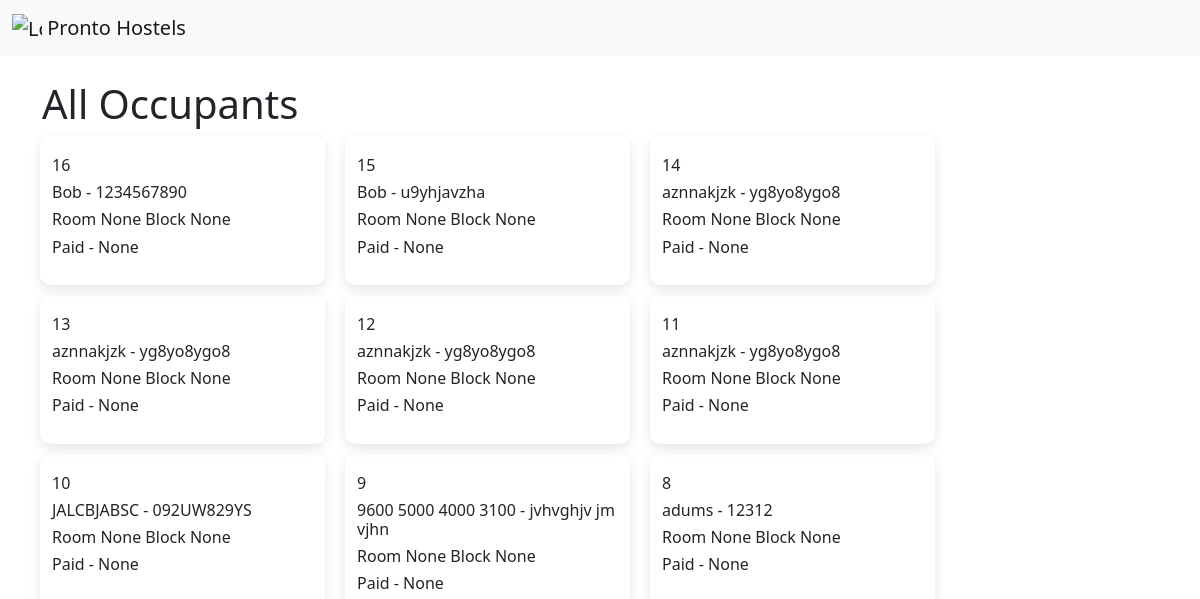
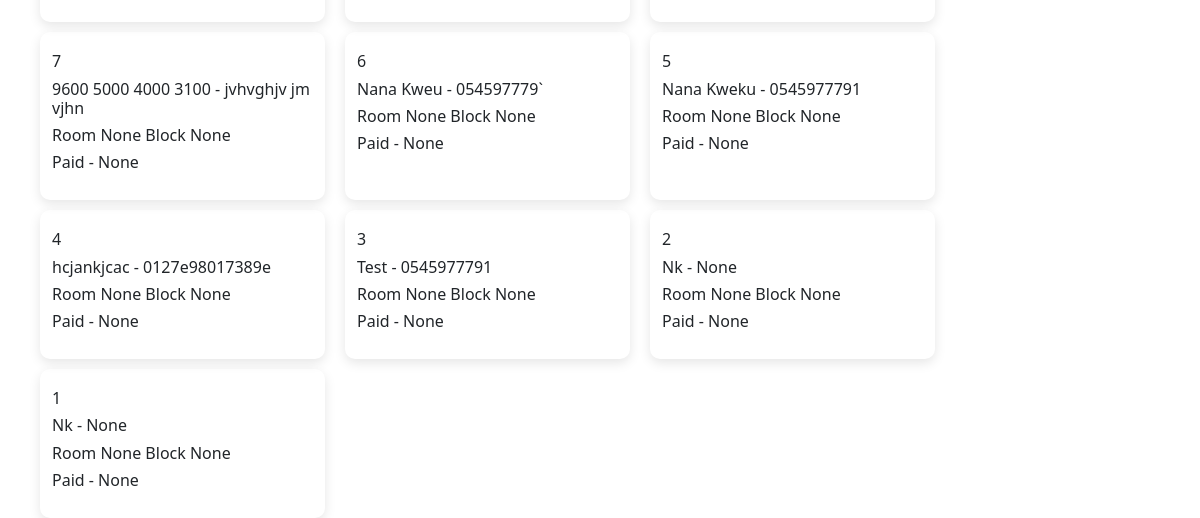
The app's page /occupants, older data (2 pictures, top to bottom).
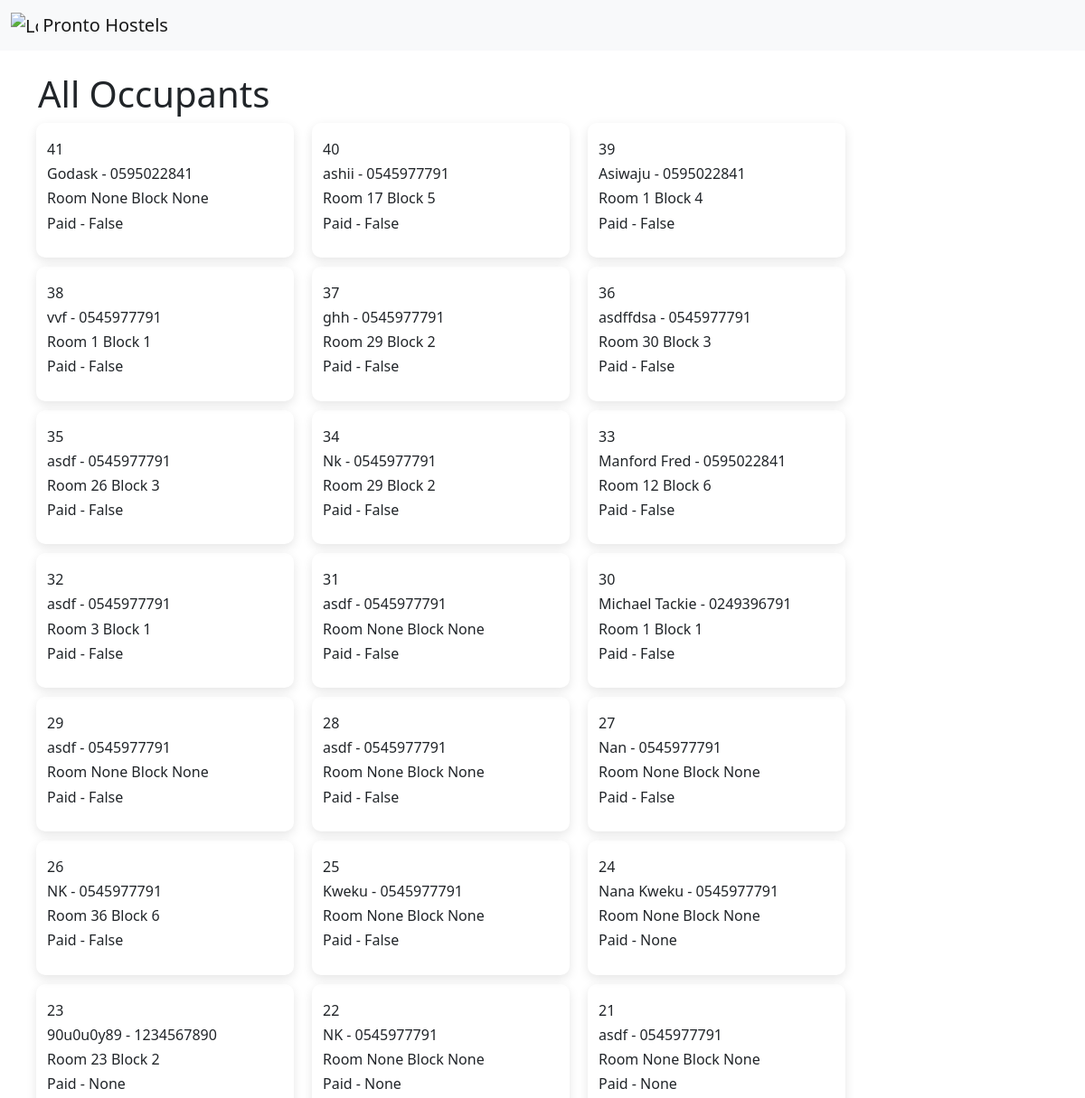
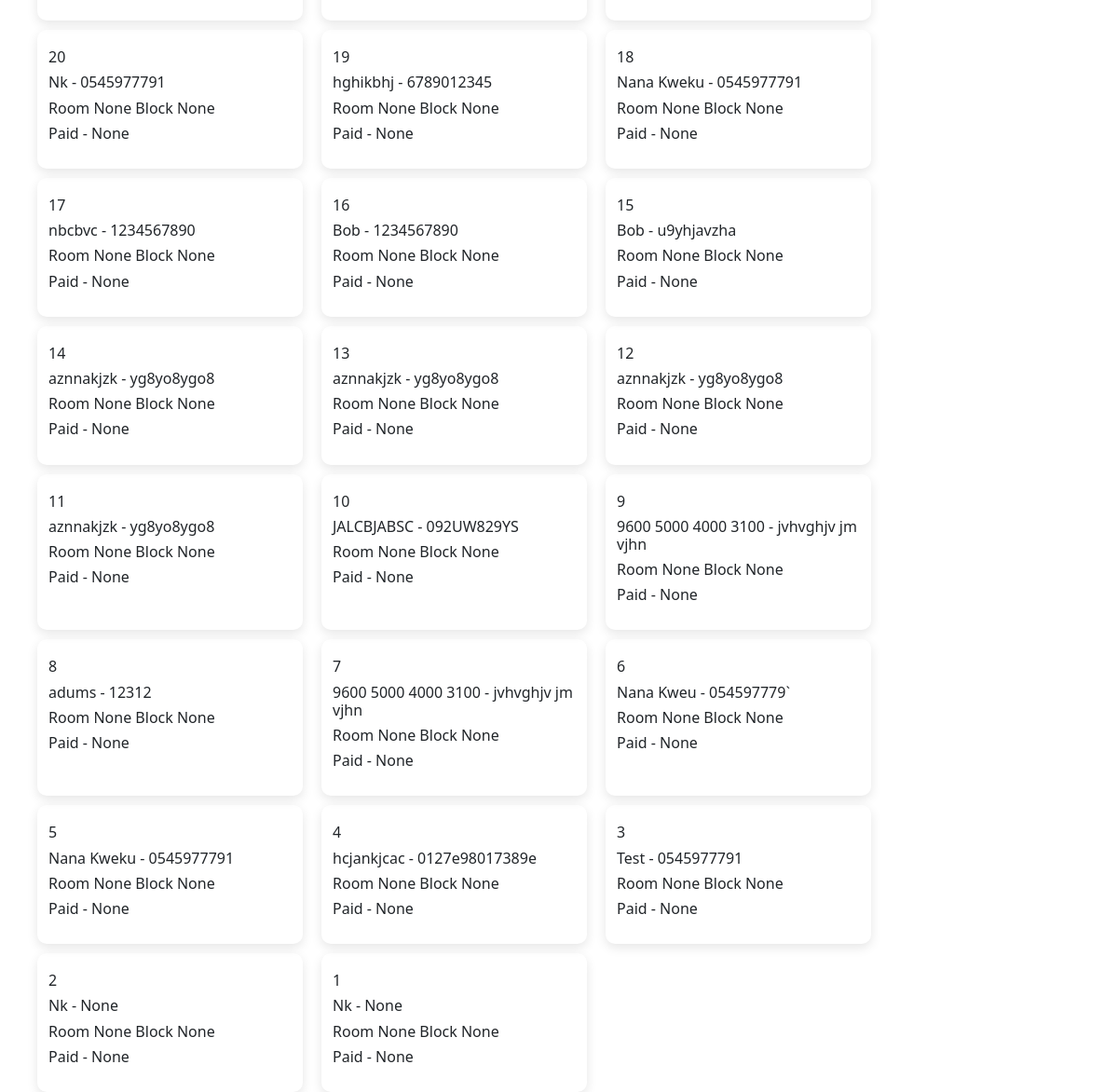
The same page, newer data (2 pictures, top to bottom).
### app.py (models this page shows)
class Occupant(db.Model):
    id = db.Column(db.Integer, primary_key=True)
    name = db.Column(db.String(), nullable=True)
    studentId = db.Column(db.String(), nullable=True)
    phone = db.Column(db.String(), nullable=True)
    course = db.Column(db.String(), nullable=True)
    level = db.Column(db.String(), nullable=True)
    room = db.Column(db.String(), nullable=True)
    block = db.Column(db.String(), nullable=True)
    roomnumber = db.Column(db.String(), nullable=True)
    roomid = db.Column(db.String(), nullable=True)
    roomCost = db.Column(db.Float(), nullable=True, default=0)
    amountPaid = db.Column(db.Float(), nullable=True, default=0)
    due = db.Column(db.Float(), nullable=True)
    paid = db.Column(db.Boolean(), default=False)

### app.py (the view)
@app.route('/occupants', methods=['GET', 'POST'])
def occupants():
    alloccupants = Occupant.query.order_by(Occupant.id.desc()).all()
    return render_template("occupants.html", alloccupants = alloccupants)

### templates/occupants.html
{% extends "layout.html" %}
{% block body %}
<div class="container">
    <h1>All Occupants</h1>
    <div>
        <div class="row">
            {% for o in alloccupants %}
            <div class="col-md-3 col-6 answerCard" >
                    <div>
                            <h6>{{o.id}} </h6>
                            <h6>{{o.name}} - {{o.phone}} </h6>
                            <h6>Room {{o.room}} Block {{o.block}} </h6>
                            <h6>Paid - {{o.paid}} </h6>
                    </div>
                </div>
            {% endfor %}
        </div>
    </div>
</div>
{% endblock %}

### templates/layout.html (shortened to what this page needs)
<!doctype html>
<html lang="en">
<head>
  <link rel="stylesheet" href="{{url_for("static", filename="css/style.css")}}">
  <link href="https://cdn.jsdelivr.net/npm/bootstrap@5.2.1/dist/css/bootstrap.min.css" rel="stylesheet"
>
</head>
<body>
  <header>
    <nav class="navbar bg-light">
        <div class="container-fluid">
          <a class="navbar-brand" href="#">
            <img src="/docs/5.2/assets/brand/bootstrap-logo.svg" alt="Logo" width="30" height="24" class="d-inline-block align-text-top">
            Pronto Hostels
          </a>
        </div>
      </nav>
      <br>
  </header>
  <main>
    {% block body %}
    {% endblock %}
  </main>
</body>
</html>

### static/css/style.css (style rules this page uses)
h6 { margin-bottom: 0; }
nav a { font-size: 17px; }
.answerCard { display: flex; padding: 20px; margin:10px; border: 1px solid rgb(209, 209, 209); border-radius: 10px; box-shadow: rgba(0, 0, 0, 0.1) 0px 4px 12px; border: none; cursor: pointer; }

Row changes from the older to the newer data that the page shows:
added Occupant: id "41", name "Godask", phone "0595022841", room "None", block "None", paid "False"
added Occupant: id "40", name "ashii", phone "0545977791", room "17", block "5", paid "False"
added Occupant: id "39", name "Asiwaju", phone "0595022841", room "1", block "4", paid "False"
added Occupant: id "38", name "vvf", phone "0545977791", room "1", block "1", paid "False"
added Occupant: id "37", name "ghh", phone "0545977791", room "29", block "2", paid "False"
added Occupant: id "36", name "asdffdsa", phone "0545977791", room "30", block "3", paid "False"
added Occupant: id "35", name "asdf", phone "0545977791", room "26", block "3", paid "False"
added Occupant: id "34", name "Nk", phone "0545977791", room "29", block "2", paid "False"
added Occupant: id "33", name "Manford Fred", phone "0595022841", room "12", block "6", paid "False"
added Occupant: id "32", name "asdf", phone "0545977791", room "3", block "1", paid "False"
added Occupant: id "31", name "asdf", phone "0545977791", room "None", block "None", paid "False"
added Occupant: id "30", name "Michael Tackie", phone "0249396791", room "1", block "1", paid "False"
added Occupant: id "29", name "asdf", phone "0545977791", room "None", block "None", paid "False"
added Occupant: id "28", name "asdf", phone "0545977791", room "None", block "None", paid "False"
added Occupant: id "27", name "Nan", phone "0545977791", room "None", block "None", paid "False"
added Occupant: id "26", name "NK", phone "0545977791", room "36", block "6", paid "False"
added Occupant: id "25", name "Kweku", phone "0545977791", room "None", block "None", paid "False"
added Occupant: id "24", name "Nana Kweku", phone "0545977791", room "None", block "None", paid "None"
added Occupant: id "23", name "90u0u0y89", phone "1234567890", room "23", block "2", paid "None"
added Occupant: id "22", name "NK", phone "0545977791", room "None", block "None", paid "None"
added Occupant: id "21", name "asdf", phone "0545977791", room "None", block "None", paid "None"
added Occupant: id "20", name "Nk", phone "0545977791", room "None", block "None", paid "None"
added Occupant: id "19", name "hghikbhj", phone "6789012345", room "None", block "None", paid "None"
added Occupant: id "18", name "Nana Kweku", phone "0545977791", room "None", block "None", paid "None"
added Occupant: id "17", name "nbcbvc", phone "1234567890", room "None", block "None", paid "None"
